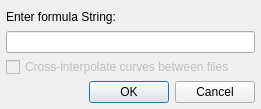
<?xml version="1.0" encoding="UTF-8"?>
<ui version="4.0">
 <class>CFunStrInput</class>
 <widget class="QDialog" name="CFunStrInput">
  <property name="geometry">
   <rect>
    <x>0</x>
    <y>0</y>
    <width>261</width>
    <height>109</height>
   </rect>
  </property>
  <property name="sizePolicy">
   <sizepolicy hsizetype="Fixed" vsizetype="Fixed">
    <horstretch>0</horstretch>
    <verstretch>0</verstretch>
   </sizepolicy>
  </property>
  <property name="minimumSize">
   <size>
    <width>261</width>
    <height>109</height>
   </size>
  </property>
  <property name="maximumSize">
   <size>
    <width>500</width>
    <height>120</height>
   </size>
  </property>
  <property name="windowTitle">
   <string/>
  </property>
  <layout class="QVBoxLayout" name="verticalLayout">
   <property name="spacing">
    <number>4</number>
   </property>
   <property name="leftMargin">
    <number>6</number>
   </property>
   <property name="topMargin">
    <number>6</number>
   </property>
   <property name="rightMargin">
    <number>6</number>
   </property>
   <property name="bottomMargin">
    <number>6</number>
   </property>
   <item>
    <widget class="QLabel" name="label">
     <property name="sizePolicy">
      <sizepolicy hsizetype="Preferred" vsizetype="Preferred">
       <horstretch>0</horstretch>
       <verstretch>0</verstretch>
      </sizepolicy>
     </property>
     <property name="text">
      <string>Enter formula String:</string>
     </property>
    </widget>
   </item>
   <item>
    <widget class="QLineEdit" name="lineEdit">
     <property name="sizePolicy">
      <sizepolicy hsizetype="Expanding" vsizetype="Fixed">
       <horstretch>0</horstretch>
       <verstretch>0</verstretch>
      </sizepolicy>
     </property>
    </widget>
   </item>
   <item>
    <widget class="QCheckBox" name="checkBox">
     <property name="enabled">
      <bool>false</bool>
     </property>
     <property name="text">
      <string>Cross-interpolate curves between files</string>
     </property>
    </widget>
   </item>
   <item>
    <widget class="QDialogButtonBox" name="buttonBox">
     <property name="orientation">
      <enum>Qt::Horizontal</enum>
     </property>
     <property name="standardButtons">
      <set>QDialogButtonBox::Cancel|QDialogButtonBox::Ok</set>
     </property>
    </widget>
   </item>
  </layout>
 </widget>
 <resources/>
 <connections>
  <connection>
   <sender>buttonBox</sender>
   <signal>accepted()</signal>
   <receiver>CFunStrInput</receiver>
   <slot>accept()</slot>
   <hints>
    <hint type="sourcelabel">
     <x>248</x>
     <y>254</y>
    </hint>
    <hint type="destinationlabel">
     <x>157</x>
     <y>274</y>
    </hint>
   </hints>
  </connection>
  <connection>
   <sender>buttonBox</sender>
   <signal>rejected()</signal>
   <receiver>CFunStrInput</receiver>
   <slot>reject()</slot>
   <hints>
    <hint type="sourcelabel">
     <x>316</x>
     <y>260</y>
    </hint>
    <hint type="destinationlabel">
     <x>286</x>
     <y>274</y>
    </hint>
   </hints>
  </connection>
 </connections>
</ui>
